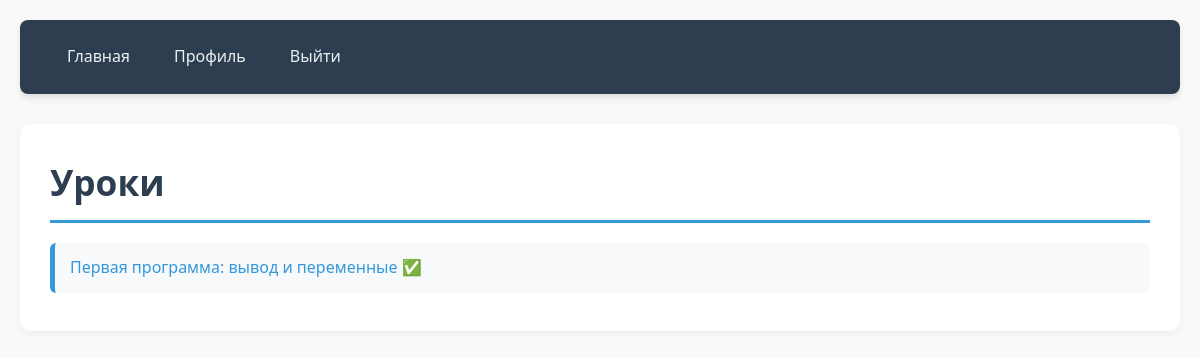
Page / (signed in) on the earlier database version.
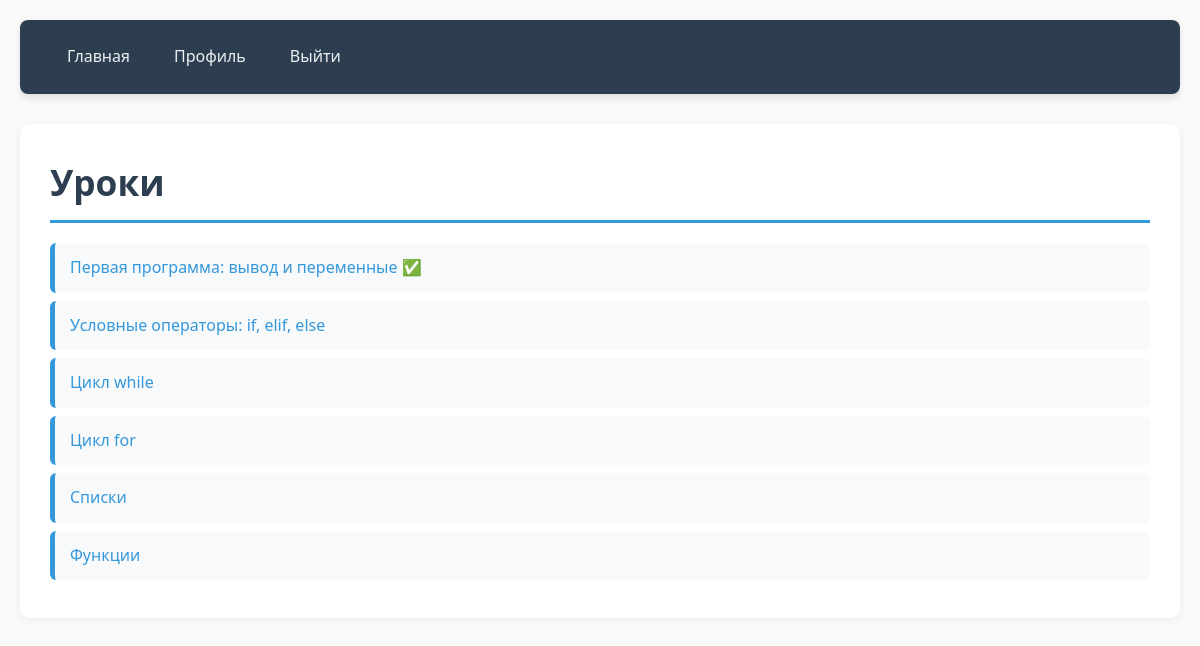
Same page on the later database version.
### tables this page shows
CREATE TABLE lessons (
            id INTEGER PRIMARY KEY AUTOINCREMENT,
            title TEXT NOT NULL,
            content TEXT NOT NULL,
            exercise TEXT NOT NULL
        );

### app.py (the view)
@app.route('/')
def index():
    if 'user_id' not in session:
        return redirect(url_for('login'))
    db = get_db()
    lessons = db.execute('SELECT * FROM lessons ORDER BY id').fetchall()
    progress = db.execute('SELECT lesson_id FROM progress WHERE user_id = ? AND completed = 1',
                          (session['user_id'],)).fetchall()
    completed_ids = {p['lesson_id'] for p in progress}
    return render_template('index.html', lessons=lessons, completed_ids=completed_ids)

### app.py (called while the page is built)
def get_db():
    db = getattr(g, '_database', None)
    if db is None:
        db = g._database = sqlite3.connect(DATABASE)
        db.row_factory = sqlite3.Row
    return db

@app.teardown_appcontext
def close_connection(exception):
    db = getattr(g, '_database', None)
    if db is not None:
        db.close()

### templates/index.html
{% extends "base.html" %}
{% block content %}
<h1>Уроки</h1>
<ul>
{% for lesson in lessons %}
    <a href="{{ url_for('lesson', lesson_id=lesson.id) }}">
        <li>
            {{ lesson.title }}
            {% if lesson.id in completed_ids %} ✅{% endif %}
        </li>
    </a>
{% endfor %}
</ul>
{% endblock %}

### templates/base.html (shortened to what this page needs)
<!DOCTYPE html>
<html>
<head>
    <link rel="stylesheet" href="{{ url_for('static', filename='style.css') }}">
    <link rel="stylesheet" href="https://cdnjs.cloudflare.com/ajax/libs/codemirror/5.65.2/codemirror.min.css">
</head>
<body>
    <nav>
        <a href="{{ url_for('index') }}">Главная</a>
        {% if session.user_id %}
            <a href="{{ url_for('profile') }}">Профиль</a>
            <a href="{{ url_for('logout') }}">Выйти</a>
        {% else %}
            <a href="{{ url_for('login') }}">Войти</a>
            <a href="{{ url_for('register') }}">Регистрация</a>
        {% endif %}
    </nav>
    <main>
        {% block content %}{% endblock %}
    </main>
</body>
</html>

### static/style.css (style rules this page uses)
* { margin: 0; padding: 0; box-sizing: border-box; }
body { font-family: 'Segoe UI', Tahoma, Geneva, Verdana, sans-serif; background-color: #f9f9f9; color: #333; line-height: 1.6; padding: 20px; }
nav { background-color: #2c3e50; padding: 15px 30px; border-radius: 8px; margin-bottom: 30px; display: flex; flex-wrap: wrap; gap: 10px; box-shadow: 0 4px 6px rgba(0,0,0,0.1); }
nav a { color: #ecf0f1; background-color: transparent; padding: 8px 16px; border-radius: 30px; font-weight: 500; transition: background-color 0.2s, color 0.2s, transform 0.1s, box-shadow 0.2s; display: inline-block; text-decoration: none; border: 1px solid transparent; }
main { max-width: 1200px; margin: 0 auto; background: white; padding: 30px; border-radius: 10px; box-shadow: 0 2px 10px rgba(0,0,0,0.05); }
h1 { font-size: 2.2em; color: #2c3e50; margin-bottom: 20px; border-bottom: 3px solid #3498db; padding-bottom: 10px; }
a { color: #3498db; text-decoration: none; transition: all 0.2s ease; position: relative; }
ul { list-style: none; }
li { padding: 12px 15px; margin-bottom: 8px; background-color: #f8f9fa; border-radius: 6px; border-left: 5px solid #3498db; transition: transform 0.2s, box-shadow 0.2s; }

Differences in the rows shown:
added lessons: title "Условные операторы: if, elif, else"
added lessons: title "Цикл while"
added lessons: title "Цикл for"
added lessons: title "Списки"
added lessons: title "Функции"
